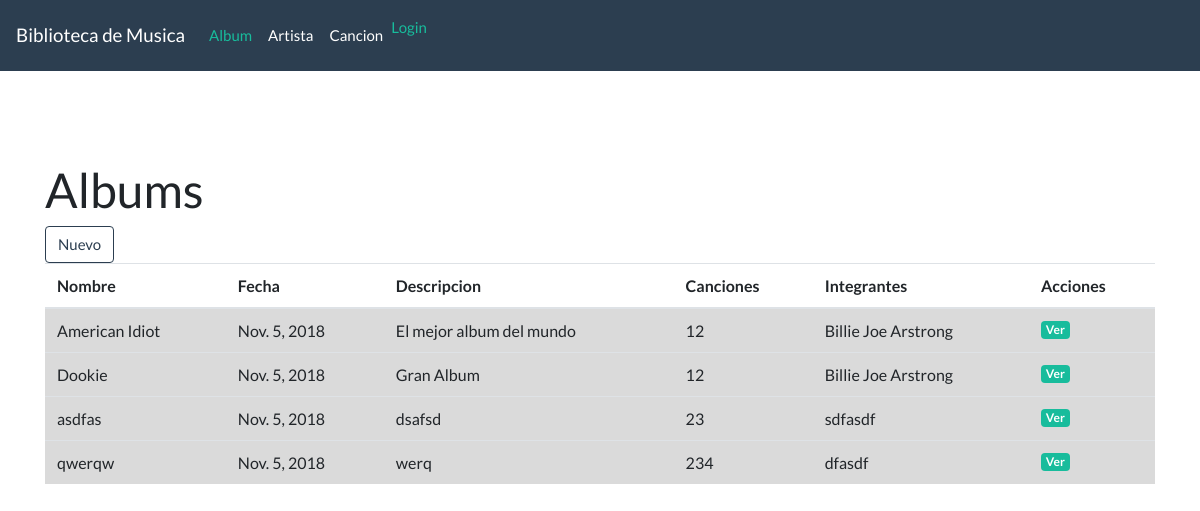
Before: / with the older database file.
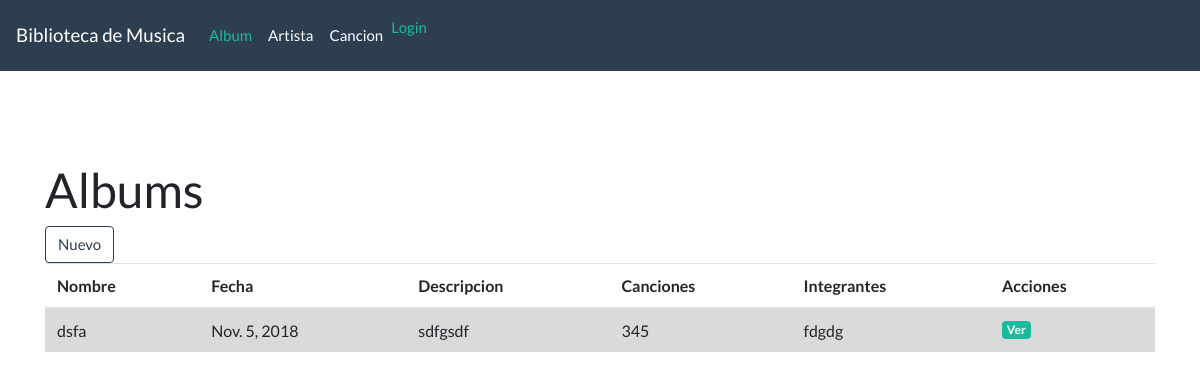
After: the same page with the newer database file.
### albums/models.py (models this page shows, shortened)
class Album(models.Model):
    nombre                  = models.CharField(max_length=30)
    fecha_salida            = models.DateField()
    descripcion             = models.CharField(max_length=120)
    cantidad_canciones      = models.IntegerField()
    nombre_integrantes      = models.CharField(max_length=250)

### albums/views.py (the view)
# urls.py: url(r'^$', views.album_list, name='album_list'),
def album_list(request):
    albums = Album.objects.all()
    return render(request, 'albums/album_list.html', {'albums': albums})

### albums/templates/albums/album_list.html
{% extends 'albums/base.html' %}
{% block content %}
<br>
<br>
<h1>Albums</h1>
<a  class="btn btn-outline-primary" href="{% url 'album_new' %}"> Nuevo </a>
<table class="table table-hover">
    <thead>
      <tr>
        <th scope="col">Nombre</th>
        <th scope="col">Fecha</th>
        <th scope="col">Descripcion</th>
        <th scope="col">Canciones</th>
        <th scope="col"> Integrantes</th>
        <th scope="col"> Acciones</th>
      </tr>
    </thead>
        {% for album in albums %}
        <tr class="table-active">
            <td>{{ album.nombre }} </td>
            <td>{{ album.fecha_salida }}</td>
            <td>{{ album.descripcion }}</td>
            <td>{{ album.cantidad_canciones }}</td>
            <td>{{ album.nombre_integrantes }}</td>
            <td><a class="badge badge-success" href="{% url 'album_detail' pk=album.pk %}"> Ver </a> </td>
          </tr>
        {% endfor %}
</table>
{% endblock %}

### albums/templates/albums/base.html (shortened to what this page needs)
{% load static %}
<html>
    <head>
        <link rel="stylesheet" href="{% static 'css/albums.css' %}">
    </head>
    <body>
            <nav class="navbar navbar-expand-lg navbar-dark bg-primary">
                    <a class="navbar-brand" href="{% url 'album_list' %}"> Biblioteca de Musica </a>
                    <div class="collapse navbar-collapse" id="navbarColor01">
                      <ul class="navbar-nav mr-auto">
                        <li class="nav-item active">
                          <a class="nav-link" href="{% url 'album_list' %}" class="top-menu"><span class="glyphicon glyphicon-list">  Album </span></a>
                        </li>
                        <li class="nav-item">
                          <a class="nav-link" href="{% url 'artista_list' %}" class="top-menu"><span class="glyphicon glyphicon-list">  Artista </span></a>
                        </li>
                        <li class="nav-item">
                          <a class="nav-link" href="{% url 'cancion_list' %}" class="top-menu"><span class="glyphicon glyphicon-list">  Cancion </span></a>
                        </li>
                        {% if user.is_authenticated %}
                        <li class="nav-item">
                            <a class="nav-link" href="{% url 'album_new' %}" ><span class="glyphicon glyphicon-list">Nuevo Album</span></a>
                        </li>
                        <li class="nav-item">
                            <a class="nav-link" href="{% url 'artista_new' %}" ><span class="glyphicon glyphicon-list">Nuevo Artista</span></a>
                        </li>
                        <li class="nav-item">
                            <a class="nav-link" href="{% url 'cancion_new' %}" ><span class="glyphicon glyphicon-list">Nueva Cancion</span></a>
                        </li>
                        <a class="nav-link"> Bienvenido {{ user.username }} <a nav-link href="{% url 'logout' %}">Log out</a></a>
                        {% else %}
                        <a href="{% url 'login' %}" class="top-menu"><span class="glyphicon glyphicon-lock">Login</span></a>
                        {% endif %}
                      </ul>
                    </div>
                  </nav>
                <br>
                <br>
                <div class="content container">
                        {% block content %}
                        {% endblock %}
                </div>
    </body>
</html>

Changed rows visible on the page:
removed Album: nombre "American Idiot", fecha_salida "Nov. 5, 2018", descripcion "El mejor album del mundo", cantidad_canciones "12", nombre_integrantes "Billie Joe Arstrong"
removed Album: nombre "Dookie", fecha_salida "Nov. 5, 2018", descripcion "Gran Album", cantidad_canciones "12", nombre_integrantes "Billie Joe Arstrong"
removed Album: nombre "asdfas", fecha_salida "Nov. 5, 2018", descripcion "dsafsd", cantidad_canciones "23", nombre_integrantes "sdfasdf"
removed Album: nombre "qwerqw", fecha_salida "Nov. 5, 2018", descripcion "werq", cantidad_canciones "234", nombre_integrantes "dfasdf"
added Album: nombre "dsfa", fecha_salida "Nov. 5, 2018", descripcion "sdfgsdf", cantidad_canciones "345", nombre_integrantes "fdgdg"
